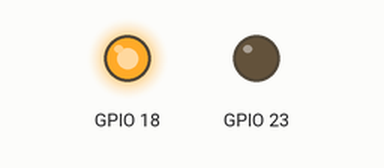
Bench run of a program on a simulated Raspberry Pi (BCM pin numbers). Shown: output pins drawn as LEDs (lit = HIGH). At 6.0 s the program stops and its outputs stay as they are.

Above: at 0.1 s.
At 2.1 s:
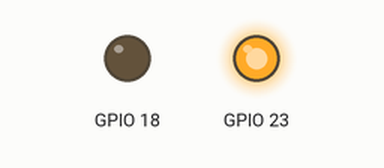
At 6.1 s:
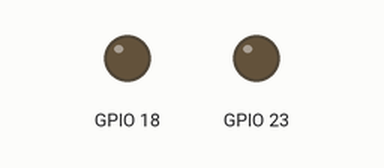
Timing chart, 0 to 7.5 s (numbered marks = the images above):
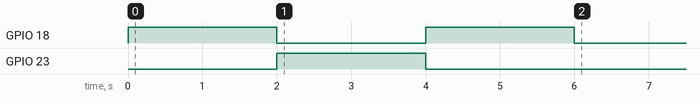

Measured:
- by itself, GPIO 18: alternates HIGH for 2.0 s and LOW for 2.0 s
- by itself, GPIO 23: LOW → HIGH at 2.0 s, → LOW 2.0 s later

The program:

ledOne.py
```python
import RPi.GPIO as gpio
import time

gpio.setmode(gpio.BCM)
gpio.setup(18,gpio.OUT)
gpio.setup(23,gpio.OUT)

gpio.output(18,gpio.HIGH)
time.sleep(2)

gpio.output(18,gpio.LOW)
gpio.output(23,gpio.HIGH)
time.sleep(2)

gpio.output(18,gpio.HIGH)
gpio.output(23,gpio.LOW)
time.sleep(2)

gpio.output(18,gpio.LOW)

gpio.cleanup()
```
